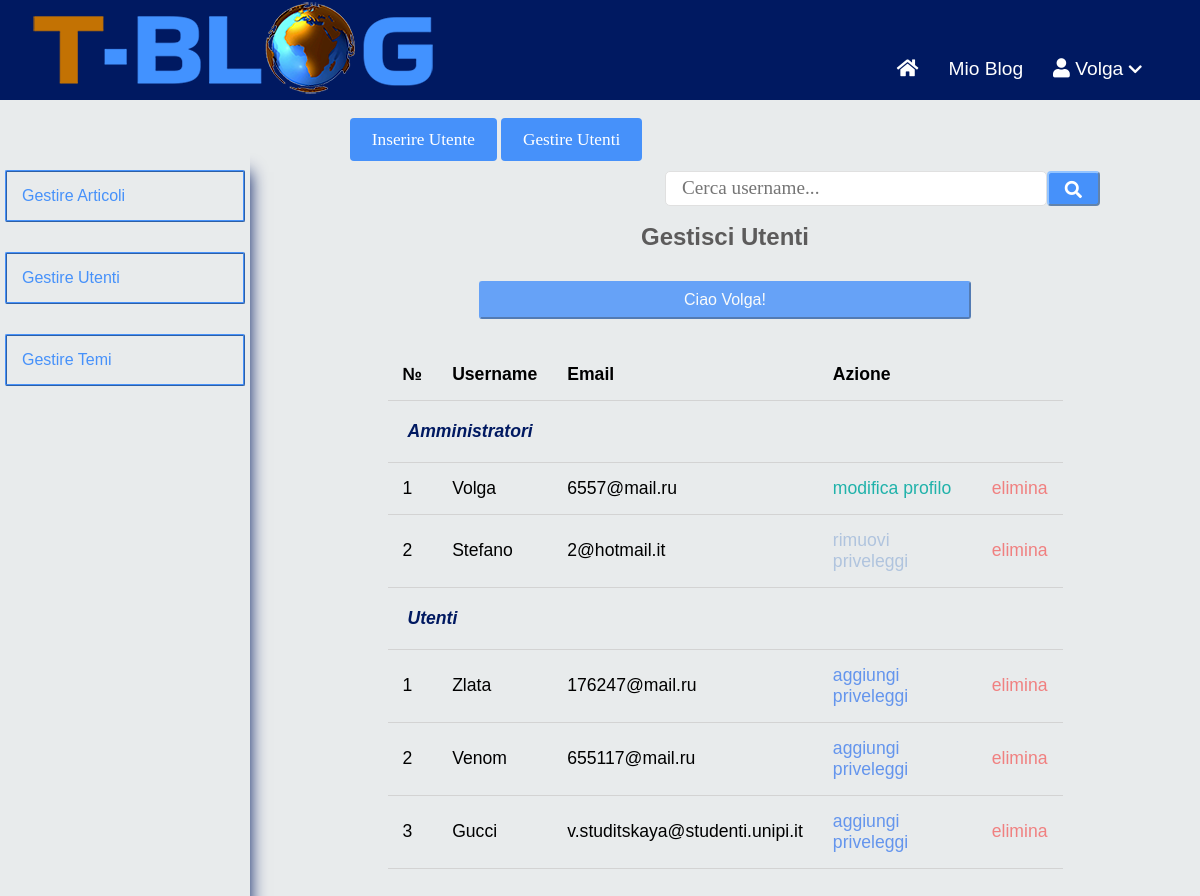
/tblog/dashboard/users/index.php (signed in), run on the app's committed database.
### tables this page shows
CREATE TABLE `users` (
  `id` int(11) NOT NULL,
  `admin` tinyint(4) NOT NULL,
  `username` varchar(255) NOT NULL,
  `email` varchar(255) NOT NULL,
  `phone` varchar(255) NOT NULL,
  `password` varchar(255) NOT NULL,
  `created_at` timestamp NOT NULL DEFAULT current_timestamp()
);

### tblog/app/controllers/users.php (called while the page is built, shortened)
<?php
include(ROOT_PATH . "/app/database/db.php");
$table = 'users';
$admin_users = selectAll($table, ['admin' => 1]);
$author_users = selectAll($table, ['admin' => 0]);
?>

### tblog/app/database/db.php (called while the page is built, shortened)
<?php
require('connect.php');
function executeQuery($sql, $data)
{
	global $conn;
	$stmt = $conn->prepare($sql);
	$values = array_values($data);
	$types = str_repeat('s', count($values));
	$stmt ->bind_param($types, ...$values);
	$stmt ->execute();
	return $stmt;
}
function selectAll($table, $conditions = [])
{
	global $conn;
	$sql ="SELECT * FROM $table";
	if (empty($conditions)) {
		$stmt = $conn->prepare($sql);
		$stmt->execute();
		$records = $stmt->get_result()->fetch_all(MYSQLI_ASSOC);
		return $records;
	} else {
		$i = 0;
		foreach ($conditions as $key => $value){
			if ($i===0) {
				$sql = $sql . " WHERE $key=?";
			} else {
				$sql = $sql . " AND $key=?";
			}
			$i++;
		}
		$stmt = executeQuery($sql, $conditions);
		$records = $stmt->get_result()->fetch_all(MYSQLI_ASSOC);
		return $records;
	}
}
?>

### tblog/dashboard/users/index.php (the view, shortened to what this page needs)
<?php include("../../path.php");
include(ROOT_PATH . "/app/controllers/users.php");
?>
<!DOCTYPE html>
<html lang="it">
    <head>
        <link rel="stylesheet" href="https://use.fontawesome.com/releases/v5.7.2/css/all.css"
>
        <link rel="stylesheet" href="../../assets/css/style.css">
    </head>
    <body>
        <?php include(ROOT_PATH . "/app/includes/dashboard_header.php");?>
        <div class="admin-wrapper">
            <?php include(ROOT_PATH . "/app/includes/left_sidebar.php");?>
            <div class="admin-content">
                <div class="btn_item_d">
                    <div class="button-group">
                        <a href="create.php" class="btn btn-big">Inserire Utente</a>
                        <a href="index.php" class="btn btn-big">Gestire Utenti</a>
                    </div>
                    <div class="section search">
                        <form action="index.php" method="post">
                            <div class="search_btn" id="dash_search">
                                <input type="text" name="search-term" class="text-input" minlength="3" maxlength="12" placeholder="Cerca username...">
                                <button  type="submit" class="btn main btn"><i class="fas fa-search"></i></button>
                            </div>
                        </form>
                    </div>
                </div>
                <div class="content">
                    <h2 class="page-title" id="dashboard_admin">Gestisci Utenti</h2>
                    <?php include(ROOT_PATH . "/app/includes/messages.php"); ?>
                    <table>
                        <thead>
                            <th>&#8470;</th>
                            <th>Username</th>
                            <th>Email</th>
                            <th colspan="2">Azione</th>
                        </thead>
                        <th class="tb_colspan" colspan="5"><h4><i>Amministratori</i></h4></th>
                        <tbody>
                            <?php foreach ($admin_users as $key =>$user): ?>
                                    <td><?php echo $key + 1; ?></td>
                                    <td><?php echo $user['username']; ?></td>
                                    <td><?php echo $user['email']; ?></td>
                                    <?php if ($_SESSION['id']==$user['id']): ?>
                                        <td><a href="edit.php?id=<?php echo $user['id']; ?>" class="edit">modifica profilo</a></td>
                                    <?php else: ?>
                                        <td><a href="edit.php?admin=0&m_id=<?php echo $user['id']; ?>" class="user">rimuovi priveleggi</a></td>
                                    <?php endif; ?>
                                    <td><a href="index.php?delete_id=<?php echo $user['id']; ?>" class="delete">elimina</a></td>
                            <?php endforeach; ?>
                        </tbody>
                        <th class="tb_colspan" colspan="5"><h4><i>Utenti</i></h4></th>
                        <tbody>
                            <?php foreach ($author_users as $key =>$user): ?>
                                <tr>
                                    <td><?php echo $key + 1; ?></td>
                                    <td><?php echo $user['username']; ?></td>
                                    <td><?php echo $user['email']; ?></td>
                                    <td><a href="edit.php?admin=1&m_id=<?php echo $user['id']; ?>" class="admin">aggiungi priveleggi</a></td>
                                    <td><a href="index.php?delete_id=<?php echo $user['id']; ?>" class="delete">elimina</a></td>
                                </tr>
                            <?php endforeach; ?>
                        </tbody>
                    </table>
                </div>
            </div>
        </div>
    </body>
</html>

### tblog/assets/css/style.css (style rules this page uses)
* { box-sizing: border-box; }
html, body { height: 100%; padding: 0px; margin: 0px; background: #E8EBEC; font-family: sans-serif; }
h2, h3, h4, h5, h6 { color: #5c5b5b; margin: 5px; }
a { text-decoration: none; color: inherit; }
.btn { padding: .5rem 1rem; background: #4691fa; color: white; border: 1px solid transparent; border-radius: .25rem; font-size: 1.08em; font-family: serif; }
.btn-big { padding: .7rem 1.3rem; line-height: 1.3rem; }
.text-input { padding: .7rem 1rem; display: block; width: 100%; border-radius: 5px; border: 1px solid #e0e0e0; outline: none; color: #444; line-height: 1.5rem; font-size: 1.2em; font-family: serif; }
.content { width: 90%; margin: 30px auto 30px; }
.btn.main { border: 2px outset #93C4FF; }
.search_btn { display: flex; }
.search_btn .text-input { flex: 9.9; }
.admin-wrapper { display: flex; height: calc(100% - 140px); margin-top: 40px; }
.admin-wrapper .admin-content { flex: 7.5; height: calc(100% + 40px); padding: 30px 100px 100px; overflow-y: scroll; margin-top: -40px; }
#dash_search { width: 58%; padding-top: 20px; float:right; height: 55px; }
.admin-content .page-title { text-align: center; margin-bottom: 1.5rem; }
#dashboard_admin { margin-top: 3em; }
table { width: 100%; border-collapse: collapse; font-size: 1.1rem; }
th, td { padding: 15px; text-align: left; border-bottom: 1px solid #d3d3d3; }
.tb_colspan h4 { color: #001961; }
.edit { color:lightseagreen; }
.delete { color: lightcoral; }
.publish, .admin { color: cornflowerblue ; }
.unpublish, .user { color: lightsteelblue; }
form div { margin-bottom: 15px; }

### data on the page
users: username "Volga", email "6557@mail.ru"
users: username "Stefano", email "2@hotmail.it"
users: username "Zlata", email "176247@mail.ru"
users: username "Venom", email "655117@mail.ru"
users: username "Gucci", email "v.studitskaya@studenti.unipi.it"

### other printed values
$_SESSION['username'] "Volga"
$_SESSION['message'] "Ciao"
